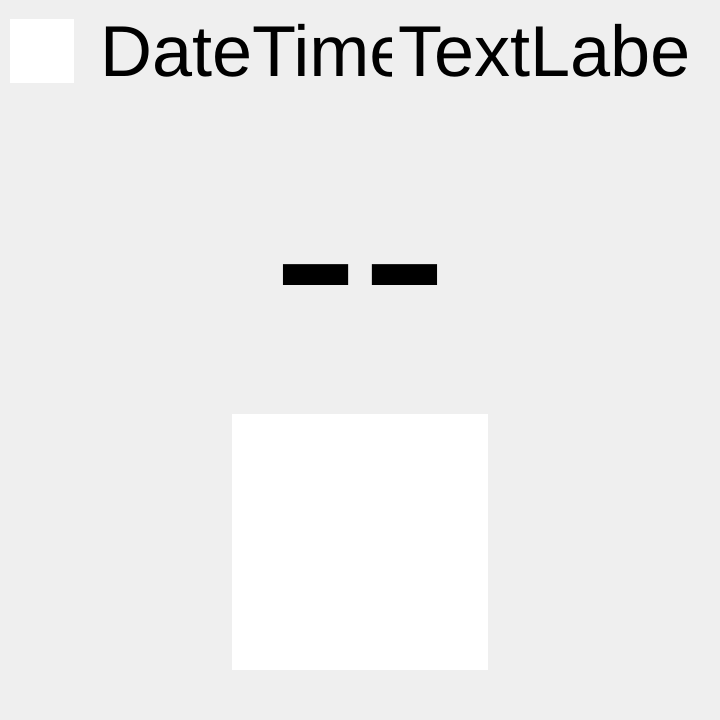
<?xml version="1.0" encoding="UTF-8"?>
<ui version="4.0">
 <class>Form</class>
 <widget class="QWidget" name="Form">
  <property name="geometry">
   <rect>
    <x>0</x>
    <y>0</y>
    <width>720</width>
    <height>720</height>
   </rect>
  </property>
  <property name="minimumSize">
   <size>
    <width>720</width>
    <height>720</height>
   </size>
  </property>
  <property name="maximumSize">
   <size>
    <width>720</width>
    <height>720</height>
   </size>
  </property>
  <property name="windowTitle">
   <string>Form</string>
  </property>
  <layout class="QGridLayout" name="gridLayout">
   <property name="sizeConstraint">
    <enum>QLayout::SizeConstraint::SetDefaultConstraint</enum>
   </property>
   <property name="leftMargin">
    <number>10</number>
   </property>
   <property name="topMargin">
    <number>10</number>
   </property>
   <property name="rightMargin">
    <number>10</number>
   </property>
   <property name="bottomMargin">
    <number>10</number>
   </property>
   <item row="0" column="0">
    <layout class="QVBoxLayout" name="verticalLayout_3">
     <item>
      <layout class="QHBoxLayout" name="horizontalLayout">
       <item>
        <widget class="QGraphicsView" name="gpsAvailable">
         <property name="minimumSize">
          <size>
           <width>64</width>
           <height>64</height>
          </size>
         </property>
         <property name="maximumSize">
          <size>
           <width>64</width>
           <height>64</height>
          </size>
         </property>
         <property name="frameShape">
          <enum>QFrame::Shape::NoFrame</enum>
         </property>
         <property name="verticalScrollBarPolicy">
          <enum>Qt::ScrollBarPolicy::ScrollBarAlwaysOff</enum>
         </property>
         <property name="horizontalScrollBarPolicy">
          <enum>Qt::ScrollBarPolicy::ScrollBarAlwaysOff</enum>
         </property>
        </widget>
       </item>
       <item>
        <spacer name="horizontalSpacer_8">
         <property name="orientation">
          <enum>Qt::Orientation::Horizontal</enum>
         </property>
         <property name="sizeType">
          <enum>QSizePolicy::Policy::Fixed</enum>
         </property>
         <property name="sizeHint" stdset="0">
          <size>
           <width>20</width>
           <height>20</height>
          </size>
         </property>
        </spacer>
       </item>
       <item>
        <widget class="QLabel" name="currentDate">
         <property name="font">
          <font>
           <!-- <family>Gill Sans</family> -->
           <pointsize>54</pointsize>
           <kerning>true</kerning>
          </font>
         </property>
         <property name="text">
          <string>DateTime</string>
         </property>
         <property name="alignment">
          <set>Qt::AlignmentFlag::AlignLeading|Qt::AlignmentFlag::AlignLeft|Qt::AlignmentFlag::AlignTop</set>
         </property>
        </widget>
       </item>
       <item>
        <spacer name="horizontalSpacer_7">
         <property name="orientation">
          <enum>Qt::Orientation::Horizontal</enum>
         </property>
         <property name="sizeHint" stdset="0">
          <size>
           <width>40</width>
           <height>20</height>
          </size>
         </property>
        </spacer>
       </item>
       <item>
        <widget class="QLabel" name="currentTime">
         <property name="sizePolicy">
          <sizepolicy hsizetype="Preferred" vsizetype="Preferred">
           <horstretch>0</horstretch>
           <verstretch>0</verstretch>
          </sizepolicy>
         </property>
         <property name="font">
          <font>
           <!--<family>Gill Sans</family>-->
           <pointsize>54</pointsize>
           <kerning>true</kerning>
          </font>
         </property>
         <property name="text">
          <string>TextLabel</string>
         </property>
         <property name="alignment">
          <set>Qt::AlignmentFlag::AlignLeading|Qt::AlignmentFlag::AlignLeft|Qt::AlignmentFlag::AlignTop</set>
         </property>
         <property name="margin">
          <number>0</number>
         </property>
         <property name="indent">
          <number>-1</number>
         </property>
        </widget>
       </item>
       <item>
        <spacer name="horizontalSpacer_5">
         <property name="orientation">
          <enum>Qt::Orientation::Horizontal</enum>
         </property>
         <property name="sizeType">
          <enum>QSizePolicy::Policy::Fixed</enum>
         </property>
         <property name="sizeHint" stdset="0">
          <size>
           <width>20</width>
           <height>20</height>
          </size>
         </property>
        </spacer>
       </item>
      </layout>
     </item>
     <item>
      <layout class="QHBoxLayout" name="horizontalLayout_3">
       <item>
        <widget class="QLabel" name="currentTemperature">
         <property name="font">
          <font>
           <!--<family>Gill Sans</family>-->
           <pointsize>200</pointsize>
          </font>
         </property>
         <property name="text">
          <string>--</string>
         </property>
         <property name="scaledContents">
          <bool>true</bool>
         </property>
         <property name="alignment">
          <set>Qt::AlignmentFlag::AlignCenter</set>
         </property>
        </widget>
       </item>
      </layout>
     </item>
     <item>
      <layout class="QHBoxLayout" name="horizontalLayout_5">
       <item>
        <spacer name="horizontalSpacer_4">
         <property name="orientation">
          <enum>Qt::Orientation::Horizontal</enum>
         </property>
         <property name="sizeHint" stdset="0">
          <size>
           <width>40</width>
           <height>20</height>
          </size>
         </property>
        </spacer>
       </item>
       <item>
        <widget class="QGraphicsView" name="graphicsView">
         <property name="minimumSize">
          <size>
           <width>256</width>
           <height>256</height>
          </size>
         </property>
         <property name="maximumSize">
          <size>
           <width>256</width>
           <height>256</height>
          </size>
         </property>
         <property name="frameShape">
          <enum>QFrame::Shape::NoFrame</enum>
         </property>
        </widget>
       </item>
       <item>
        <spacer name="horizontalSpacer_3">
         <property name="orientation">
          <enum>Qt::Orientation::Horizontal</enum>
         </property>
         <property name="sizeHint" stdset="0">
          <size>
           <width>40</width>
           <height>20</height>
          </size>
         </property>
        </spacer>
       </item>
      </layout>
     </item>
     <item>
      <spacer name="verticalSpacer_2">
       <property name="orientation">
        <enum>Qt::Orientation::Vertical</enum>
       </property>
       <property name="sizeType">
        <enum>QSizePolicy::Policy::Preferred</enum>
       </property>
       <property name="sizeHint" stdset="0">
        <size>
         <width>20</width>
         <height>40</height>
        </size>
       </property>
      </spacer>
     </item>
    </layout>
   </item>
  </layout>
 </widget>
 <resources/>
 <connections/>
</ui>
